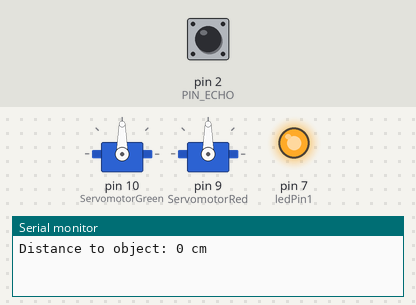
Recording of a sketch running on a simulated Arduino Uno, built with avr-gcc and run on an emulated ATmega328P. Parts: 2 × servo, output pins drawn as LEDs (lit = HIGH), the last lines printed to the serial monitor. The test bench sets the inputs (shaded band); at power-on: pin 2 (PIN_ECHO) LOW. Pins used as bus, display or sensor lines are not drawn.

Above: at 1.2 s.
1.3 s: pin 2 (PIN_ECHO) pulsed HIGH 5 times (0.12 s each, 0.3 s apart)
At 3.6 s:
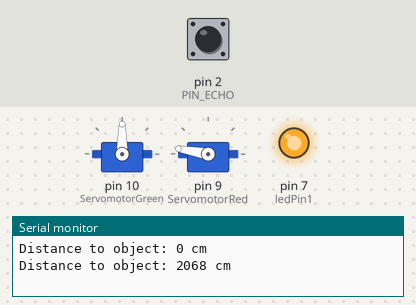
At 5.1 s:
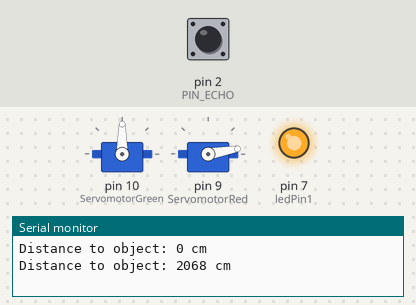
Timing chart, 0 to 6.6 s (numbered marks = the images above; inputs shaded):
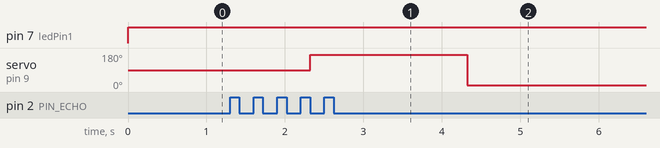

Measured:
- after the input at 1.3 s, servo on pin 9 (ServomotorRed): 90° → 170° after 1.0 s, → 10° 2.0 s later

The sketch:

ServoTest.ino
```cpp
#include <Servo.h>

Servo ServomotorRed;
Servo ServomotorGreen;
int ledPin1 =  7;
// Pin für den Sender
#define PIN_TRIGGER 3
#define PIN_ECHO    2
const int SENSOR_MAX_RANGE = 300; // in cm
unsigned long duration;
unsigned int distance;

void setup()
{
    ServomotorGreen.attach(10);
    ServomotorRed.attach(9);
    Serial.begin(9600);
     pinMode(ledPin1, OUTPUT);
  pinMode(PIN_TRIGGER, OUTPUT);
  pinMode(PIN_ECHO, INPUT);
}

void loop()
{
   digitalWrite(ledPin1, HIGH);
     digitalWrite(PIN_TRIGGER, LOW);
  delayMicroseconds(2);

  digitalWrite(PIN_TRIGGER, HIGH);
  delayMicroseconds(10);

  duration = pulseIn(PIN_ECHO, HIGH);
  distance = duration/58;


    Serial.println("Distance to object: " + String(distance) + " cm");

  if(distance > 70) {
     ServomotorRed.write(170);  // oben
     delay(2000);
     ServomotorRed.write(10);

  }

  delay(1000);


/*
    ServomotorRed.write(10);    // unten
    ServomotorGreen.write(170);
    delay(3000);

    ServomotorRed.write(170);  // oben
    ServomotorGreen.write(10);
    delay(3000);*/
}
```
